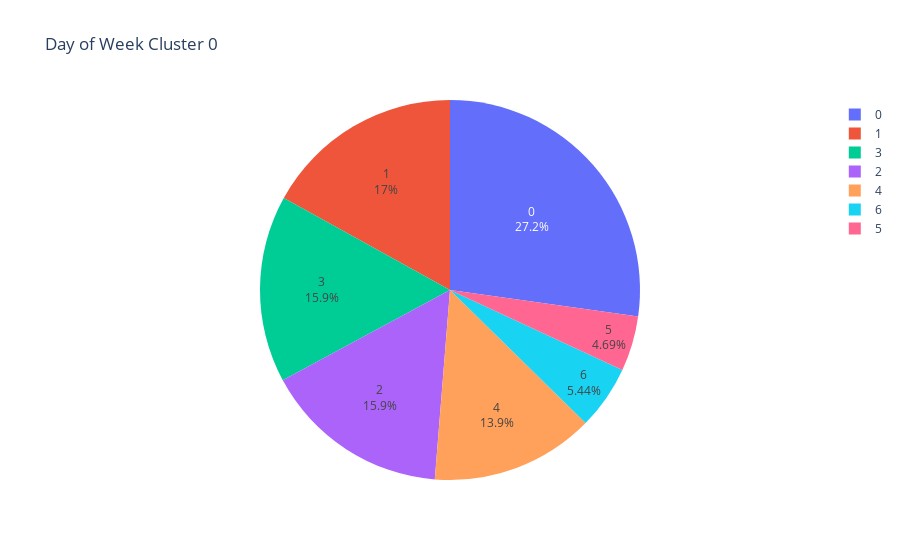

Notebook source saved alongside this figure:
### Code cell
fig = px.pie(data_frame=cluster0_df, values = 'Counter', names = 'Day_of_Week', title = 'Day of Week Cluster 0')
fig.update_traces(textposition='inside', textinfo='percent+label')
fig.show()

### Figure 1 — Plotly figure (JSON) as saved in the notebook; plotly's stock layout.template omitted (floating-point values rounded to 4 significant figures; data arrays with more than 128 entries replaced by an {"elided": "..."} marker saying what was removed)
{"data": [{"domain": {"x": [0, 1], "y": [0, 1]}, "hoverlabel": {"namelength": 0}, "hovertemplate": "Day_of_Week=%{label}<br>Counter=%{value}", "labels": {"elided": "1451 int values"}, "legendgroup": "", "name": "", "showlegend": true, "textinfo": "percent+label", "textposition": "inside", "type": "pie", "values": {"elided": "1451 int values"}}], "layout": {"legend": {"tracegroupgap": 0}, "title": {"text": "Day of Week Cluster 0"}}}
